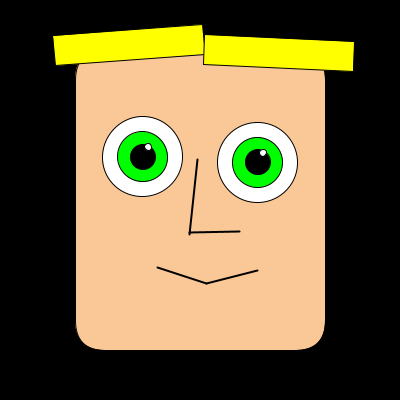
Frame 1 (no input)
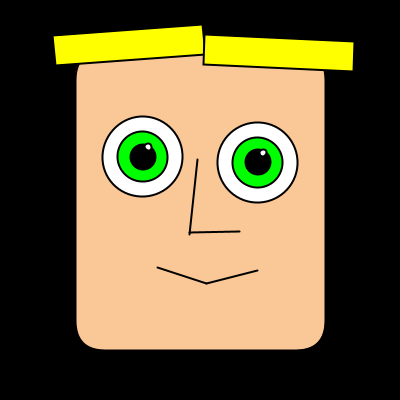
Frame 60 (the mouse pressed at the canvas centre just before this capture)
Frame 120 (the mouse held since frame 60 and released just before this capture): identical to frame 60, image omitted

The Processing sketch that drew these frames (run headless with seeded random() and noise(); from frame 60 on, the mouse is pressed at the canvas centre):

// Processing sketch: sketch_220418a_TP0
// ── sketch_220418a_TP0.pde
void setup(){
  size (400,400); //pixeles generados   
}

void draw(){
  background (0); //color de los pixeles generados 
  fill(250,200,150); //color de la "cara"
  rect(75,50,250,300,30); //forma de la cara
  fill(255,255,0); //color que va a tener rectangulo que forma el "pelo"
  rotate(-PI/40); //inclinacion del rectangulo que va a tener forma de pelo 
  rect(50,40,150,30); //rectangulo para el pelo
  rotate(PI/25); //otra inclinacion para la otra parte del pelo 
  rect(206,25,150,30); //rectangulo de la ultima parte del pelo 
  
  fill(255,255,255);//color de ciculos blancos que forma una parte del ojo
  ellipse(150,150,80,80);//circulo que forma una parte del ojo
  ellipse(265,150,80,80);
  
  fill(0,255,0);//color verde en el ojo
  ellipse(150,150,50,50); //otro circulos que forma parte del ojo
  ellipse(265,150,50,50);
  
  fill(0);//ultimo color (negro) para dar finalizado al ojo 
  ellipse(150,150,25,25);//los circulos negros que dan a entender el ojo
  ellipse(265,150,25,25);
  
  fill(255,255,255);//color para dar un toque de brillo al ojo 
  ellipse(155,140,7,7);//cordenadas del circulo que dan este toque de brillo
  ellipse(270,140,7,7);
  
  strokeWeight(2);//para dar grosor a las lineas
  line(205,150,200,225); //linea que forma una parte de la nariz
  line(200,223,250,220);//la otra linea que cierra y da una forma de nariz
  
  line(170,260,220,273);//primer linea para la forma de la boca
  line(220,273,270,258);//ultima linea que cierra la boca y le da el ultimo toque

  }
